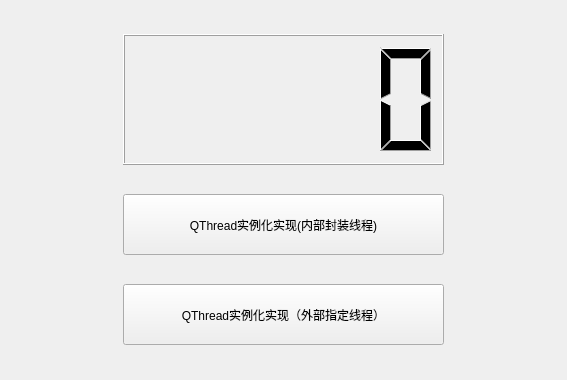
<?xml version="1.0" encoding="UTF-8"?>
<ui version="4.0">
 <class>Widget</class>
 <widget class="QWidget" name="Widget">
  <property name="geometry">
   <rect>
    <x>0</x>
    <y>0</y>
    <width>567</width>
    <height>380</height>
   </rect>
  </property>
  <property name="windowTitle">
   <string>Widget</string>
  </property>
  <layout class="QGridLayout" name="gridLayout">
   <item row="0" column="0">
    <widget class="QLCDNumber" name="lcdNumber">
     <property name="minimumSize">
      <size>
       <width>321</width>
       <height>131</height>
      </size>
     </property>
     <property name="maximumSize">
      <size>
       <width>321</width>
       <height>131</height>
      </size>
     </property>
     <property name="segmentStyle">
      <enum>QLCDNumber::Filled</enum>
     </property>
     <property name="value" stdset="0">
      <double>0.000000000000000</double>
     </property>
     <property name="intValue" stdset="0">
      <number>0</number>
     </property>
    </widget>
   </item>
   <item row="1" column="0">
    <widget class="QPushButton" name="pushButton">
     <property name="minimumSize">
      <size>
       <width>321</width>
       <height>61</height>
      </size>
     </property>
     <property name="maximumSize">
      <size>
       <width>321</width>
       <height>61</height>
      </size>
     </property>
     <property name="text">
      <string>QThread实例化实现(内部封装线程)</string>
     </property>
    </widget>
   </item>
   <item row="2" column="0">
    <widget class="QPushButton" name="pushButton_2">
     <property name="minimumSize">
      <size>
       <width>321</width>
       <height>61</height>
      </size>
     </property>
     <property name="maximumSize">
      <size>
       <width>321</width>
       <height>61</height>
      </size>
     </property>
     <property name="text">
      <string>QThread实例化实现（外部指定线程）</string>
     </property>
    </widget>
   </item>
  </layout>
 </widget>
 <resources/>
 <connections/>
</ui>
